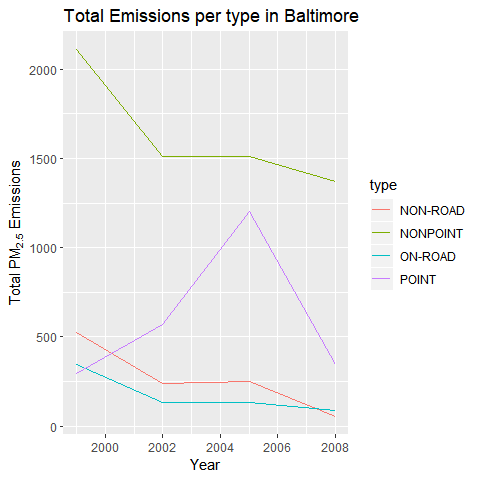

Recreate this plot in R.
library(ggplot2)

# summing emission data per year per type
data <- aggregate(Emissions ~ year + type, balt, sum)

# plotting
g <- ggplot(data, aes(year, Emissions, color = type))
g + geom_line() +
  xlab("Year") +
  ylab(expression("Total PM"[2.5]*" Emissions")) +
  ggtitle("Total Emissions per type in Baltimore")
